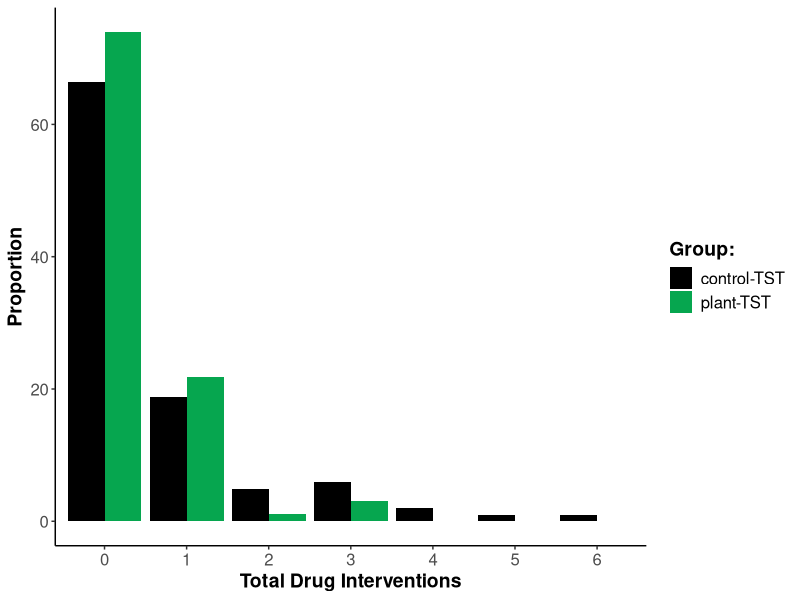
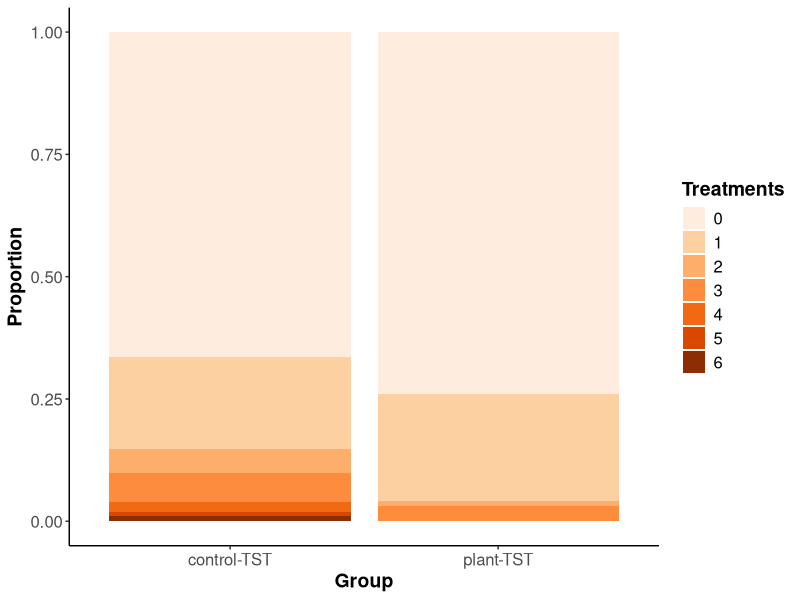
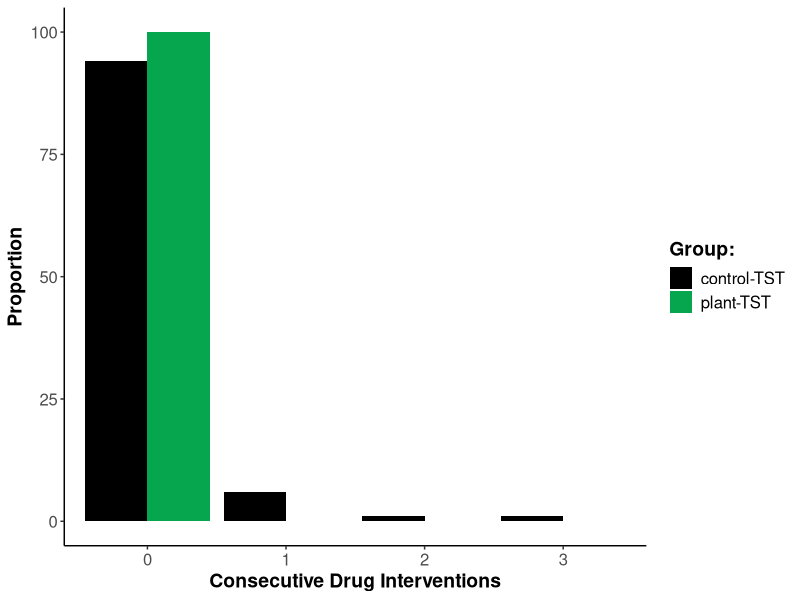
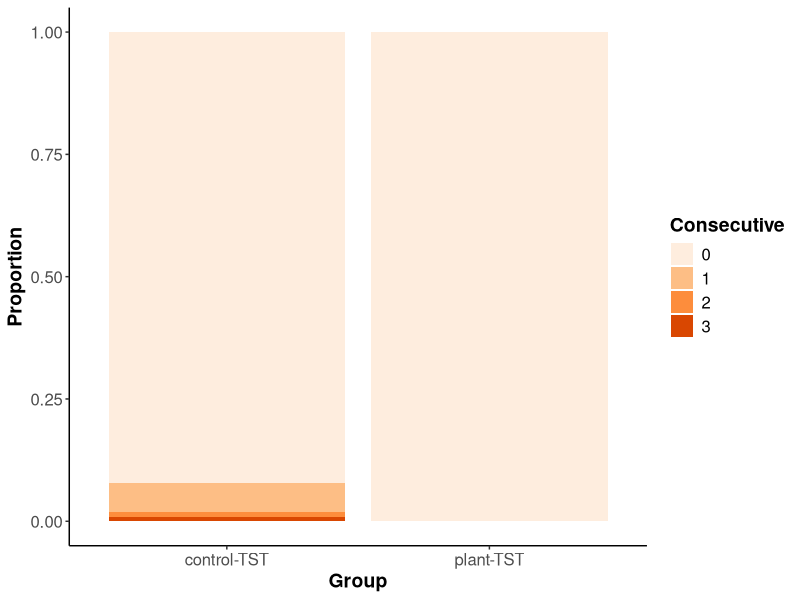

The R script that drew these images, in order:
library(tidyverse)
library(readr)
library(lubridate)
library(RColorBrewer)
ThemeEM_XY <- theme_bw() +
  theme(strip.text.x = element_text(size = 12, face = "bold"),
        strip.text.y = element_text(size = 12, face = "bold"),
        axis.title.x = element_text(size=14, face = "bold"),
        axis.title.y = element_text(size=14, face = "bold"),
        axis.text = element_text(size=12),
        legend.title = element_text(size=14, face = "bold"),
        legend.text = element_text(size=12),
        panel.grid.major = element_line(colour = "NA", size = 0.2),
        panel.grid.minor = element_line(colour = "NA", size = 0.1),
        strip.background = element_rect(color="black", fill="NA", size=0.5, linetype="solid"),
        panel.border = element_rect(linetype = "blank", fill = NA),
        axis.line = element_line(size = 0.5, colour = "black"))

# Total Treatments plots
totalah <- read_csv("Anthelmintic_treatments.csv", 
                    col_types = cols(Treatments = col_factor(levels = c("0","1", "2", "3", "4", "5", "6"))))
ggplot(data = totalah,aes(x=Treatments, y= Proportion, fill=Group))+
  geom_bar(stat="identity", position = "dodge")+
  scale_fill_manual(values = c('control-TST' = "#000000", 'plant-TST' = "#06A64F"),name="Group:",
                    breaks=c("control-TST", "plant-TST"),
                    labels=c("control-TST", "plant-TST"))+
  labs(x = "Total Drug Interventions")+
  ThemeEM_XY

ggplot(data = totalah,aes(x=Group, y= Proportion, fill=Treatments))+
  geom_bar(stat="identity", position = "fill")+
  scale_fill_brewer(palette = "Oranges")+
  ThemeEM_XY

# Consecutive Treatments Plot
Consecu <- read_csv("Consecutive_treatments.csv",
                    col_types = cols(Consecutive = col_factor(levels = c("0","1", "2", "3"))))

ggplot(data = Consecu,aes(x=Consecutive, y= Proportion, fill=Group))+
  geom_bar(stat="identity", position = "dodge")+
  scale_fill_manual(values = c('control-TST' = "#000000", 'plant-TST' = "#06A64F"),name="Group:",
                                                                  breaks=c("control-TST", "plant-TST"),
                                                                  labels=c("control-TST", "plant-TST"))+
  labs(x = "Consecutive Drug Interventions")+
  ThemeEM_XY

ggplot(data = Consecu,aes(x=Group, y= Proportion, fill=Consecutive))+
  geom_bar(stat="identity", position = "fill")+
  scale_fill_brewer(palette = "Oranges")+
  ThemeEM_XY
